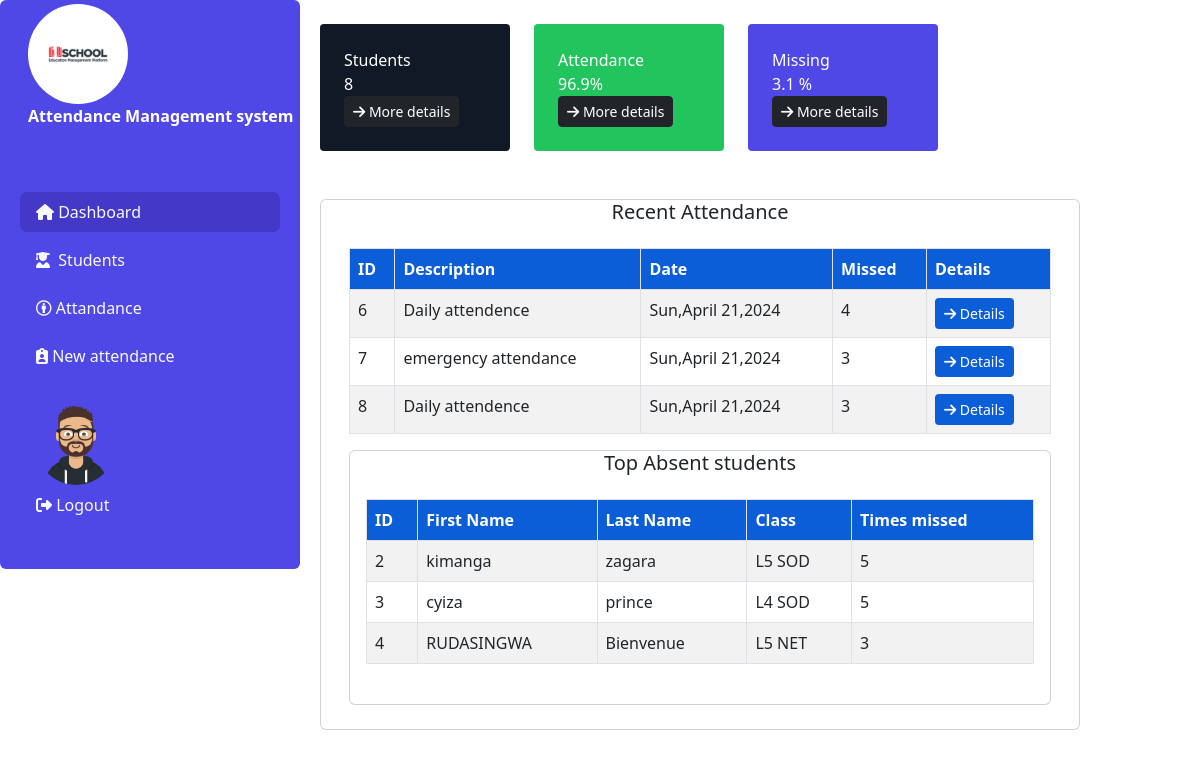
Page /admin/ (signed in) on the committed database.
### tables this page shows
CREATE TABLE `attendance` (
  `id` int(11) NOT NULL,
  `attDesc` varchar(40) NOT NULL DEFAULT 'daily attandance',
  `date` date NOT NULL DEFAULT current_timestamp(),
  `missed` int(2) NOT NULL
);

CREATE TABLE `students` (
  `studentId` int(11) NOT NULL,
  `fName` varchar(30) NOT NULL,
  `lName` varchar(30) NOT NULL,
  `age` int(2) NOT NULL,
  `classId` int(11) NOT NULL,
  `gender` enum('male','female') NOT NULL
);

CREATE TABLE `class` (
  `classId` int(11) NOT NULL,
  `className` varchar(20) NOT NULL
);

### admin/index.php (the view, shortened to what this page needs)
<?php
include '../conn.php';
?>
<!doctype html>
<html lang="en">
<head>
    <link rel="stylesheet" href="https://cdnjs.cloudflare.com/ajax/libs/font-awesome/6.5.2/css/all.min.css" />
    <link rel="stylesheet" href="../resources/css/bootstrap.min.css">
</head>
<body>
    <div class="container-fluid">
        <div class="row">
            <div class="col-sm-3 p-1 rounded-2 h-75" style="background-color: #4f47e6;">
                <div class="navbar-brand rounded ms-4">
                    <a href="#"><img src="logo.png" alt="Logo" style="width:100px;" class="rounded-pill"></a><br>
                    <a class="navbar-brand text-white" href="index.php"><b>Attendance Management system</b></a>
                </div>
                <ul class="nav flex-column mt-5 mb-3 p-3 ">
                    <li class="nav-item mb-2">
                        <a class="nav-link text-light active" href="index.php"><i class="fa-solid fa-house"></i>&nbsp;Dashboard</a>
                    </li>
                    <li class="nav-item  mb-2">
                        <a class="nav-link text-light" href="students.php"><i class="fa-solid fa-user-graduate"></i> &nbsp;Students</a>
                    </li>
                    <li class="nav-item  mb-2">
                        <a class="nav-link text-light" href="Attendance.php"><i class="fa-brands fa-creative-commons-by"></i>&nbsp;Attandance</a>
                    </li>
                    <li class="nav-item  mb-2">
                        <a class="nav-link text-light" href="new_attendance.php"><i class="fa-solid fa-clipboard-user"></i>&nbsp;New attendance</a>
                    </li>
                    <div class="nav-brand ms-3  mt-3">
                        <a href="logout.php"><img src="user.png" alt="Avatar Logo" style="width:80px;"
                                class="rounded-pill">
                    </a></div>
                    <li class="nav-item  mb-2 mt-auto">
                        <a class="nav-link text-light " href="logout.php"><i
                                class="fa-solid fa-right-from-bracket"></i>&nbsp;Logout</a>
                    </li>
                </ul>
            </div>
            <div class="col-sm-8 ">
                <div class="row mt-4 mx-2 gap-4">
                    <?php
                      $select_no_students=$conn->query("SELECT count(*) AS no_students FROM students");
                      if (mysqli_num_rows($select_no_students) >0){
                          foreach ($select_no_students as $no_student){
                     ?>
                    <div class="col-3 p-4  rounded-1 text-white" style="background-color: #111826">Students<br><?=$no_student['no_students']?><br><a href="students.php" class="btn btn-dark btn-sm"><i class="fa-solid fa-arrow-right"></i>&nbsp;More details</a></div>
                    <?php
                      }
                      }
                      $select_attendance=$conn->query("SELECT COUNT(*) AS no_of_attendance,missed FROM attendance");
                      $sum=0;
                      foreach ($select_attendance as $attendance){
                          $no_of_attendance=$attendance['no_of_attendance'];
                          $sum=$sum+$attendance['missed'];
                      }
                      $avg=$sum/$no_of_attendance;
                      $percentage=round($avg*100/$no_student['no_students'],1);
                      $attended=100-$percentage;
                      ?>
                    <div class="col-3 p-4 rounded-1 text-white" style="background-color: #21c45d">Attendance <br/><?=$attended?>%<br><a href="students.php" class="btn btn-dark btn-sm"><i class="fa-solid fa-arrow-right"></i>&nbsp;More details</a></div>
                    <div class="col-3   p-4  rounded-1 text-white" style="background-color: #4f47e6;">Missing <br/><?=$percentage?> %<br><a href="students.php" class="btn btn-dark btn-sm"><i class="fa-solid fa-arrow-right"></i>&nbsp;More details</a></div>
                    <div class="card mb-5">
                        <div class="card-title"><h5 class="h5 text-sm-center">Recent Attendance</h5><div>
                            <div class="card-body">
                                <div class="table-responsive">
                                    <table class="table table-bordered table-striped table-hover">
                                        <thead class="p-2" style="background-color:#0b5ed7;color: white;">
                                        <tr>
                                            <th>ID</th>
                                            <th>Description</th>
                                            <th>Date</th>
                                            <th>Missed</th>
                                            <th>Details</th>
                                        </tr>
                                        </thead>
                                        <tbody>
                                        <?php
                                          $select_attendance=$conn->query("SELECT * FROM attendance ORDER BY date DESC LIMIT 3");
                                          if (mysqli_num_rows($select_attendance) >0){
                                              foreach ($select_attendance as $attendance){
                                                  $id=$attendance['id'];
                                                  $date=date("D,F j,Y",strtotime($attendance['date']));
                                                  echo "<tr>
                                                        <td>".$attendance['id']."</td>
                                                         <td>".$attendance['attDesc']."</td>
                                                          <td>".$date."</td>
                                                           <td>".$attendance['missed']."</td>
                                                           <td><a href='missed.php?id=$id' class='btn btn-sm' style='background-color: #0b5ed7;color: white'><i class='fa-solid fa-arrow-right'></i>&nbsp;Details</a></td>
                                                     </tr>";
                                              }
                                          }
                                        ?>
                                        </tbody>
                                    </table>
                                    <div>
                                        <div class="card">
                                            <div class="card-title"><h5 class="h5 text-sm-center">Top  Absent students</h5><div>
                                                    <div class="card-body">
                                                        <div class="table-responsive">
                                                            <table class="table table-bordered table-striped table-hover">
                                                                <thead class="p-2" style="background-color:#0b5ed7;color: white;">
                                                                <tr>
                                                                    <th>ID</th>
                                                                    <th>First Name</th>
                                                                    <th>Last Name</th>
                                                                    <th>Class</th>
                                                                    <th>Times missed</th>
                                                                </tr>
                                                                </thead>
                                                                <tbody>
                                                                <?php
                                                                $select_missed=$conn->query("SELECT COUNT(*) AS times_missed,students.fName,students.studentId,students.lName,class.className FROM missed INNER JOIN students ON students.studentId=missed.student_id INNER JOIN class ON class.classId=students.classId GROUP BY missed.student_id LIMIT 3");
                                                                if (mysqli_num_rows($select_missed) >0){
                                                                    foreach ($select_missed as $missed){
                                                                        echo "<tr>
                                                       <td>".$missed['studentId']."</td>
                                                       <td>".$missed['fName']."</td>
                                                       <td>".$missed['lName']."</td>
                                                       <td>".$missed['className']."</td>
                                                       <td>".$missed['times_missed']."</td>
                                                   </tr>";
                                                                    }
                                                                }
                                                                ?>
                                                                </tbody>
                                                            </table>
</body>
</html>

### admin/index.php (style rules this page uses)
li a:hover,.active { background-color: #4438c9; border-radius:7px; }

### rows in the picture
attendance: id "6", attDesc "Daily attendence", date "Sun,April 21,2024", missed "4"
attendance: id "7", attDesc "emergency attendance", date "Sun,April 21,2024", missed "3"
attendance: id "8", attDesc "Daily attendence", date "Sun,April 21,2024", missed "3"
students: studentId "2", fName "kimanga", lName "zagara", classId.className "L5 SOD", times_missed "5"
students: studentId "3", fName "cyiza", lName "prince", classId.className "L4 SOD", times_missed "5"
students: studentId "4", fName "RUDASINGWA", lName "Bienvenue", classId.className "L5 NET", times_missed "3"

### other values in the picture
$no_student['no_students'] "8"
$attended "96.9"
$percentage "3.1"
